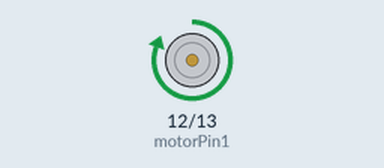
The sketch below on a simulated Arduino Uno, built with avr-gcc and run on an emulated ATmega328P. On the bench: motor-driver pin pairs drawn as motors (green arrow = first pin HIGH = forward, orange = second pin HIGH = backward, longer = more drive).

Above: at 2.5 s.
At 7.5 s:
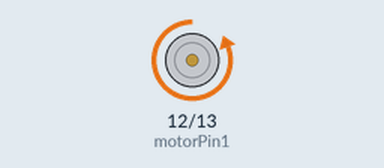
Timing chart, 0 to 13.0 s (numbered marks = the images above):
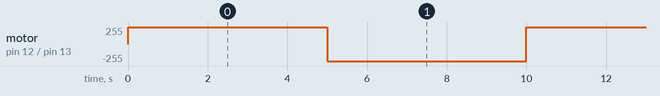

Measured:
- by itself, motor on pin 12 (motorPin1) / pin 13 (motorPin2): alternates forward 255/255 for 5.0 s and backward 255/255 for 5.0 s

The sketch:

MotorTest_L293D.ino
```cpp
/* The first part defines four variables for 4 pins
 * in setup these pins are set to output
 * in loop the pins are set to HIGH and LOW to switch the motors ON and OFF
 ------------------------------------------------------------------------------*/

//pin Variables for Motor A
int motorPin1  = 12;  // Pin Conected to Ia1
int motorPin2  = 13;  // Pin Conected to Ia2

//pin Variables for Motor B
//int motorPin3  = 7;  // Pin Conected to Ib1
//int motorPin4  = 8;  // Pin Conected to Ib2

void setup(){
    //Set pins as outputs
    pinMode(motorPin1, OUTPUT);
    pinMode(motorPin2, OUTPUT);
    //uncomment next two lines if you are using the second motor
    //pinMode(motorPin3, OUTPUT);
    //pinMode(motorPin4, OUTPUT);
}

void loop(){
    //===========================================================================================
    //This code  will turn Motor A clockwise for 5 seconds and then anti-clockwise for 5 seconds
    //===========================================================================================
    digitalWrite(motorPin1, HIGH);  //
    digitalWrite(motorPin2, LOW);   //
    delay(5000);
    digitalWrite(motorPin1, LOW);
    digitalWrite(motorPin2, HIGH);
    delay(5000);

    //Because the code is in loop function the clockwise and anti-clockwise rotation will constantly repeat
    //For using the second motor use motorPin3 and motorPin4. Keep one HIGH and other LOW
}
```
